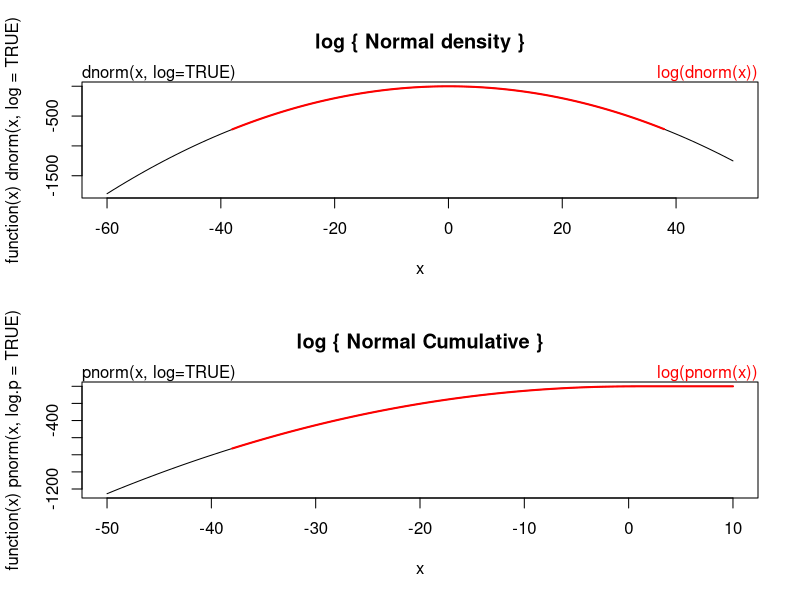

This figure's R source:

library(readr)
library(dplyr)
library(ggplot2)
library(forcats)
library(graphics)

dnorm(0) == 1/sqrt(2*pi)
dnorm(1) == exp(-1/2)/sqrt(2*pi)
dnorm(1) == 1/sqrt(2*pi*exp(1))

## Using "log = TRUE" for an extended range :
par(mfrow = c(2,1))
plot(function(x) dnorm(x, log = TRUE), -60, 50,
     main = "log { Normal density }")
curve(log(dnorm(x)), add = TRUE, col = "red", lwd = 2)
mtext("dnorm(x, log=TRUE)", adj = 0)
mtext("log(dnorm(x))", col = "red", adj = 1)

plot(function(x) pnorm(x, log.p = TRUE), -50, 10,
     main = "log { Normal Cumulative }")
curve(log(pnorm(x)), add = TRUE, col = "red", lwd = 2)
mtext("pnorm(x, log=TRUE)", adj = 0)
mtext("log(pnorm(x))", col = "red", adj = 1)

## if you want the so-called 'error function'
erf <- function(x) 2 * pnorm(x * sqrt(2)) - 1
## (see Abramowitz and Stegun 29.2.29)
## and the so-called 'complementary error function'
erfc <- function(x) 2 * pnorm(x * sqrt(2), lower = FALSE)
## and the inverses
erfinv <- function (x) qnorm((1 + x)/2)/sqrt(2)
erfcinv <- function (x) qnorm(x/2, lower = FALSE)/sqrt(2)

